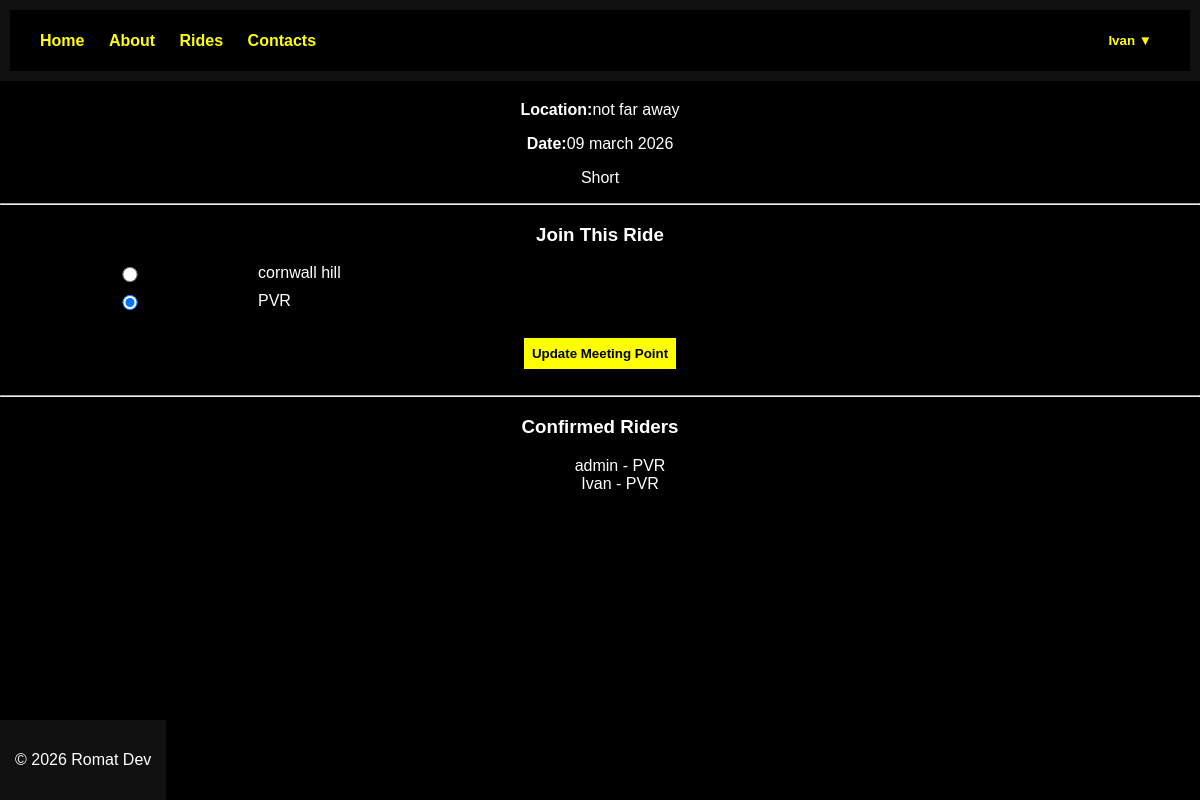
The page /ride/2 (signed in) on the database as committed earlier.
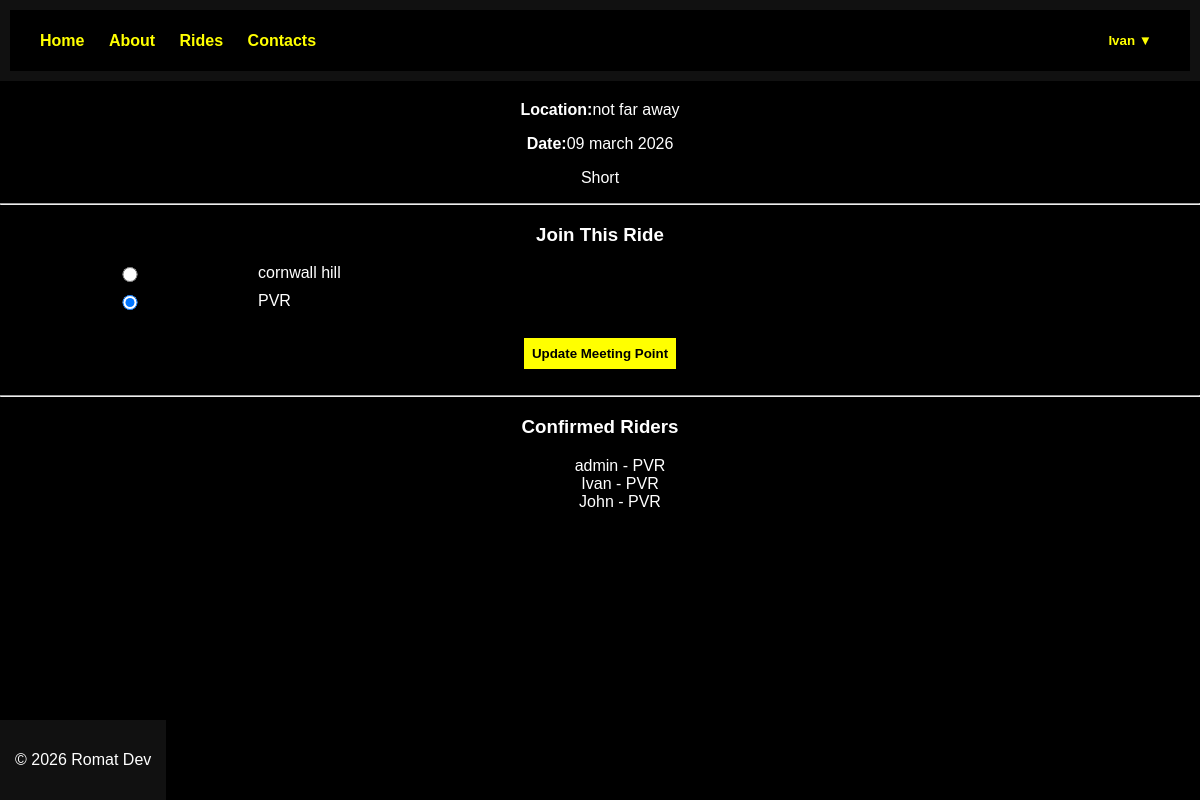
The same page on the database as committed later.
### app.py (models this page shows)
class User(UserMixin, db.Model):
    id = db.Column(db.Integer, primary_key=True)
    username = db.Column(db.String(150), unique=True, nullable=False)
    password = db.Column(db.String(200), nullable=False)
    role = db.Column(db.String(20), default='member')
    approved = db.Column(db.Boolean, default=False)
    is_senior = db.Column(db.Boolean, default=False)
    chapter = db.Column(db.String(50))

class Ride(db.Model):
    id = db.Column(db.Integer, primary_key=True)
    title = db.Column(db.String(200))
    location = db.Column(db.String(200))
    ride_date = db.Column(db.String(100))
    description = db.Column(db.Text)
    created_by = db.Column(db.Integer)
    meeting_points = db.relationship(
        'MeetingPoint',
        backref='ride',
        cascade="all, delete-orphan"
    )
    participants = db.relationship(
        'RideParticipant',
        backref='ride',
        cascade='all, delete-orphan'
    )

class MeetingPoint(db.Model):
    id = db.Column(db.Integer, primary_key=True)
    ride_id = db.Column(db.Integer, db.ForeignKey('ride.id'), nullable=False)
    location_name = db.Column(db.String(200))

class RideParticipant(db.Model):
    id = db.Column(db.Integer, primary_key=True)
    ride_id = db.Column(db.Integer, db.ForeignKey('ride.id'), nullable=False)
    user_id = db.Column(db.Integer)
    meeting_point = db.Column(db.String(200))

### app.py (the view, shortened to what this page needs)
@app.route('/ride/<int:ride_id>', methods=['GET', 'POST'])
def ride_detail(ride_id):
    ride = Ride.query.get_or_404(ride_id)
    meeting_points = MeetingPoint.query.filter_by(ride_id=ride.id).all()
    participant = None
    if current_user.is_authenticated:
        participant = RideParticipant.query.filter_by(
            ride_id=ride.id,
            user_id=current_user.id
        ).first()
    participants = RideParticipant.query.filter_by(ride_id=ride.id).all()
    ride_participants = []
    for p in participants:
        user = User.query.get(p.user_id)
        ride_participants.append({
            'username': user.username,
            'meeting_point': p.meeting_point
        })
    return render_template(
        'ride_detail.html',
        ride=ride,
        meeting_points=meeting_points,
        participant=participant,
        ride_participants=ride_participants
    )

### app.py (called while the page is built)
@login_manager.user_loader
def load_user(user_id):
    return User.query.get(int(user_id))

### templates/ride_detail.html (shortened to what this page needs)
{% extends 'base.html' %}
{% block content %}
<p><strong>Location:</strong>{{ ride.location }}</p>
<p><strong>Date:</strong>{{ ride.ride_date }}</p>
<p>{{ ride.description }}</p>
<hr>
{% if current_user.is_authenticated %}
    <h3>Join This Ride</h3>
    <form method="POST">
        {% for point in meeting_points %}
        <label class="meeting-option">
                <input type="radio"
                       name="meeting_point"
                       value="{{ point.location_name }}"
                       {% if participant and participant.meeting_point == point.location_name %}
                            checked
                        {% endif %}
                        required>
                {{ point.location_name}}
                <br>
        </label>
        {% endfor %}
        <br>
        <button type="submit">
            {% if participant %}
                Update Meeting Point
            {% else %}
                Join Ride
            {% endif %}
        </button>
    </form>
    <br>
{% else %}
    <p><a href="{{ url_for('login')}}">Login</a> to join this ride.</p>
{% endif %}
<hr>
{% if current_user.is_authenticated %}
    <h3>Confirmed Riders</h3>
    <ul class="confirmed-riders">
        {% for rider in ride_participants %}
            <li>{{ rider.username }} - {{rider.meeting_point }}</li>
        {% else %}
            <p>No riders have confirmed yet.</p>
        {% endfor %}
    </ul>
{% endif %}
{% endblock %}

### templates/base.html (shortened to what this page needs)
<!DOCTYPE html>
<html lang="en">
<head>
    <link rel="stylesheet" href="{{ url_for('static', filename='css/style.css') }}">
</head>
<body>
<header>
    <nav class="navbar">
        <div class="nav-left">
            <a href="{{ url_for('index') }}">Home</a>
            <a href="{{ url_for('about') }}">About</a>
            <a href="{{ url_for('rides') }}">Rides</a>
            <a href="{{ url_for('contacts') }}">Contacts</a>
        </div>
        <div class="nav-right">
            {% if current_user.is_authenticated %}
            <div class="dropdown">
                <button class="dropbtn">
                    {{ current_user.username }} ▼
                </button>
            </div>
            {% else %}
                <a href="{{ url_for('login') }}">Login</a>
                <a href="{{ url_for('register') }}">Register</a>
            {% endif %}
        </div>
    </nav>
</header>
<main>
    {% block content %}
    {% endblock %}
</main>
<footer>
    <p>© 2026 Romat Dev</p>
</footer>
</body>
</html>

### static/css/style.css (style rules this page uses)
body { background-color: black; color: white; font-family: Arial, Helvetica, sans-serif; margin: 0; text-align: center; }
header { background-color: #111; padding: 10px; }
.navbar { display:flex; justify-content:space-between; align-items:center; background:black; padding:15px 30px; }
.navbar a { color:yellow; text-decoration:none; margin-right:20px; font-weight:bold; }
.nav-right { position:relative; }
.dropbtn { background:black; color:yellow; border:none; font-weight:bold; cursor:pointer; }
.dropdown { position:relative; display:inline-block; }
footer { background-color: #111; text-align: center; padding: 15px; margin-top: 40px; position: fixed; bottom: 0; }
input { padding: 8px; width: 250px; background-color: #222; border: 1px solid yellow; color: white; }
.meeting-option { al: center; display: flex; margin-bottom: 10px; }
button { padding: 8px; background-color: yellow; border: none; font-weight: bold; cursor: pointer; }
.confirmed-riders li { list-style-type: none; }

Rows that differ between the two databases and show on the page:
added User: username "John"
added RideParticipant: meeting_point "PVR"
